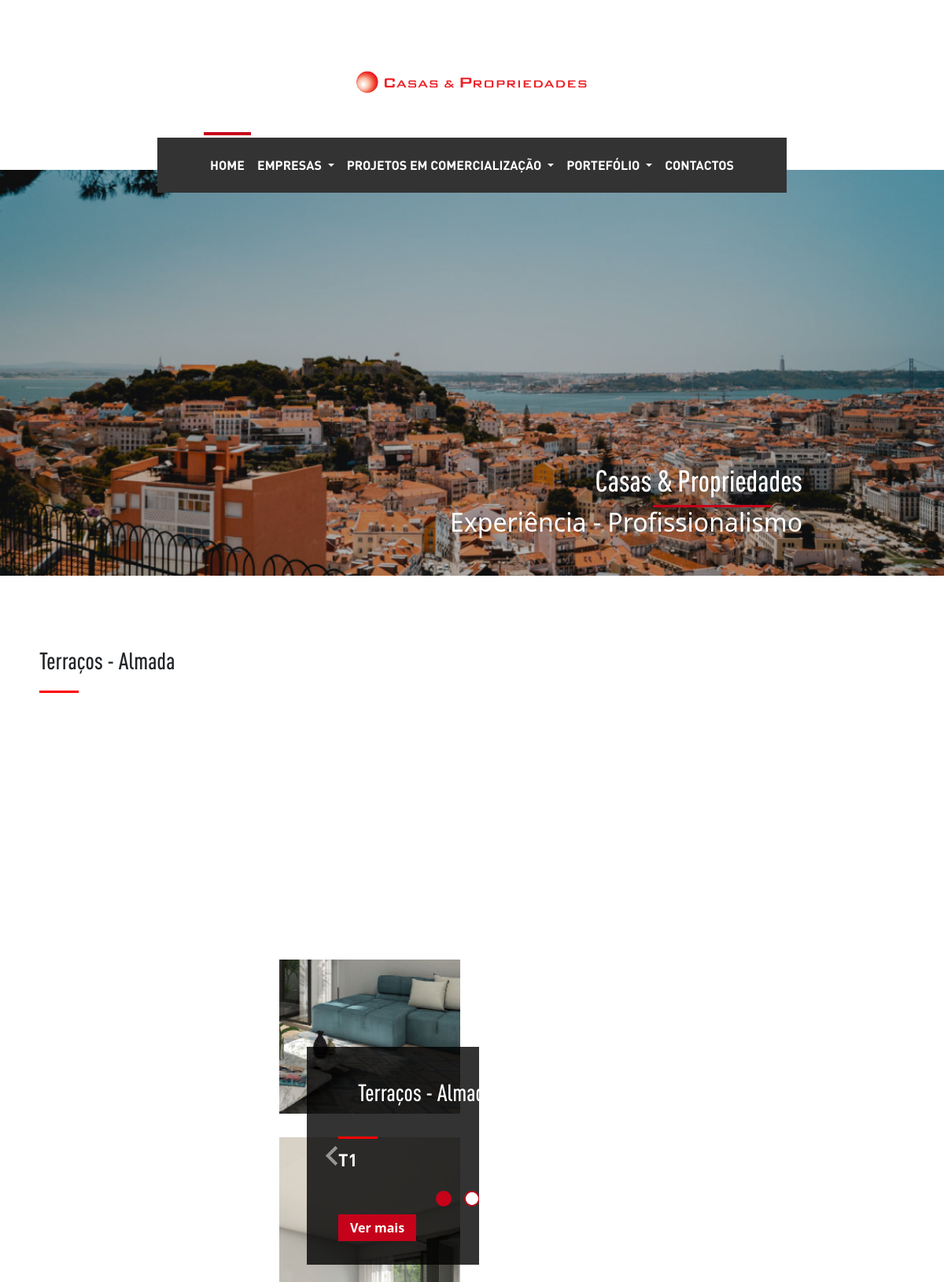
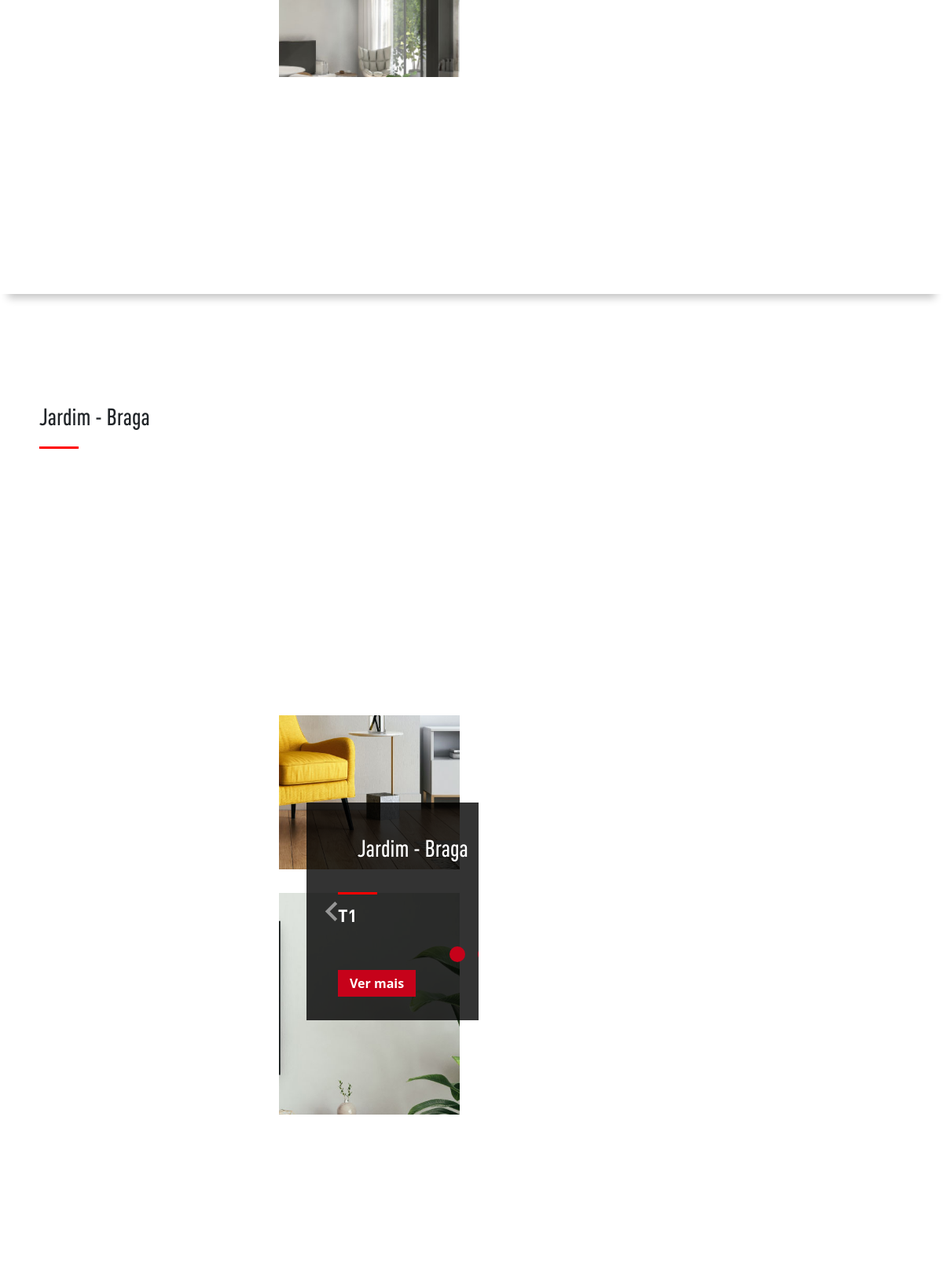
The page / (upper part) on the database its author committed (2 pictures, top to bottom).
### tables this page shows
CREATE TABLE `carrossel_header` (
  `id` int(11) NOT NULL,
  `titulo` varchar(100) NOT NULL,
  `subtitulo` text NOT NULL,
  `texto` varchar(100) NOT NULL,
  `posicao` int(11) NOT NULL,
  `ativo` tinyint(1) NOT NULL,
  `imagens` varchar(300) NOT NULL
);

CREATE TABLE `imovel` (
  `id` int(11) NOT NULL,
  `mostrar` tinyint(1) NOT NULL,
  `nome` varchar(500) NOT NULL,
  `tipologia` varchar(500) NOT NULL,
  `id_projeto` int(11) NOT NULL,
  `posicao` int(11) NOT NULL,
  `imagem` blob NOT NULL
);

CREATE TABLE `projetos_comercializacao` (
  `id` int(11) NOT NULL,
  `nome` varchar(100) NOT NULL,
  `subtitulo` varchar(200) NOT NULL,
  `conteudo` varchar(200) NOT NULL,
  `posicao` int(11) NOT NULL,
  `mostrar` tinyint(1) NOT NULL,
  `Acabamentos` text NOT NULL,
  `plantas` text NOT NULL
);

### index.php (called while the page is built)
<?php
$menu_atual = "home";
require "components/header.php";
require "views/index_view.php";
require "components/footer.php";
?>

### helpers/_base_dados_helper.php (called while the page is built, shortened)
<?php
$base_dados = [
  "host" => "localhost",
  "dbname" => "casas_e_prop_bd",
  "user" => "root",
  "pass" => "",
];
$pdo = new PDO("mysql:host=$base_dados[host];dbname=$base_dados[dbname];charset=utf8mb4;", $base_dados["user"], $base_dados["pass"]);
function select_sql($sql){
  global $pdo;
  $consulta = $pdo->query($sql);
  $resultado = $consulta->fetchAll(PDO::FETCH_ASSOC);
  return $resultado;
}
function select_sql_unico($sql){
  global $pdo;
  $consulta = $pdo->query($sql);
  $resultado = $consulta->fetch(PDO::FETCH_ASSOC);
  return $resultado;
}

### helpers/carrosel_helper.php (called while the page is built)
<?php
function get_carousel(){
  $resultado = select_sql("SELECT * FROM carrossel_header");
  return $resultado;
}

### helpers/imovel_helper.php (called while the page is built, shortened)
<?php
function get_todos_imoveis_home(){
  $resultado = select_sql("SELECT * FROM imovel WHERE mostrar=1");
  return $resultado;
}
?>

### helpers/projetos_helper.php (called while the page is built, shortened)
<?php
function get_projeto_especifico($id)
{
  $resultado = select_sql_unico("SELECT * FROM projetos_comercializacao WHERE id=$id LIMIT 1");
  return $resultado;
}

### views/index_view.php (the view, shortened to what this page needs)
<?php
$imoveis = get_todos_imoveis_home();
$projetos = [];
foreach ($imoveis as $p) {
  $projetos[$p["id_projeto"]][] = $p;
}
?>
<main class="container-fluid">
  <?php foreach (array_values($projetos) as $projIndex => $lista_imoveis): ?>
    <?php
    $pes = get_projeto_especifico($lista_imoveis[0]["id_projeto"]);
    $id_projeto = $lista_imoveis[0]["id_projeto"];
    $todas_imagens = [];
    foreach ($lista_imoveis as $p) {
      $imagens = json_decode($p["imagem"]);
      foreach ($imagens as $img) {
        $todas_imagens[] = [
          "src" => $img,
          "tipo" => $p["tipologia"],
        ];
      }
    }
    $total_paginas = ceil(count($todas_imagens) / 4);
    ?>
    <div class="row">
      <div class="col-11 px-0 m-auto">
        <div class="titulo-prédio">
          <h2><?= $pes["nome"] ?></h2>
          <div class="linha-vermelha"></div>
        </div>
      </div>
    </div>
    <div class="row">
      <div class="col-10 px-0 m-auto d-none d-md-block desktop">
        <div class="carousel">
          <div id="carousel-<?= $id_projeto ?>" class="carousel slide" data-bs-ride="carousel">
            <div class="carousel-inner text-center">
              <?php for ($j = 0; $j < $total_paginas; $j++): ?>
                <?php
                $slice = array_slice($todas_imagens, $j * 4, 4);
                $tipos_slide = array_unique(array_column($slice, "tipo"));
                $tipo_slide = implode(" | ", $tipos_slide);
                ?>
                <div class="carousel-item <?= ($j == 0) ? 'active' : '' ?>">
                  <div class="imagens-4">
                    <?php foreach ($slice as $foto): ?>
                      <img src="<?= $foto["src"] ?>" alt="Imagem" class="w-100">
                    <?php endforeach ?>
                  </div>
                  <div class="caixa-sobreposta">
                    <h3 class="titulo-caixa"><?= $pes["nome"] ?></h3>
                    <div class="linha-caixa"></div>
                    <p class="tipo-fogo"><?= $tipo_slide ?></p>
                    <div class="paginacao">
                      <button class="carousel-control-prev" type="button" data-bs-target="#carousel-<?= $id_projeto ?>" data-bs-slide="prev">
                        <img src="imagens - cópia/svg/seta-esquerda-branca.svg" alt="Anterior" class="seta-img">
                      </button>
                      <div class="carousel-indicators bolinha">
                        <?php for ($k = 0; $k < $total_paginas; $k++): ?>
                          <button type="button" data-bs-target="#carousel-<?= $id_projeto ?>" data-bs-slide-to="<?= $k ?>" class="<?= ($k == 0) ? 'active' : '' ?>"></button>
                        <?php endfor ?>
                      </div>
                      <button class="carousel-control-next" type="button" data-bs-target="#carousel-<?= $id_projeto ?>" data-bs-slide="next">
                        <img src="imagens - cópia/svg/seta-direita-branca.svg" alt="Seguinte" class="seta-img">
                      </button>
                    </div>
                    <a href="projetos.php?id=<?= $id_projeto ?>">
                      <button class="btn-vermais">Ver mais</button>
                    </a>
                  </div>
                </div>
              <?php endfor ?>
            </div>
          </div>
        </div>
      </div>
    </div>
    <?php if ($projIndex < count($projetos) - 1): ?>
      <div class="row sombra mt-2 mb-5"></div>
    <?php endif ?>
  <?php endforeach ?>
  <br><br>
</main>

### components/header.php (shortened to what this page needs)
<?php
$carrossel = get_carousel();
?>
<!DOCTYPE html>
<html lang="pt">
<head>
    <link href="https://cdn.jsdelivr.net/npm/bootstrap@5.3.7/dist/css/bootstrap.min.css" rel="stylesheet"
>
    <link rel="stylesheet" href="https://cdn.jsdelivr.net/npm/bootstrap-icons@1.13.1/font/bootstrap-icons.min.css">
    <link rel="stylesheet" href="public/fontes/fontes.css">
    <link rel="stylesheet" href="public/css/style.css">
</head>
<body>
    <header class="container-fluid">
        <div class="row my-3">
            <div class="col-12 px-0 text-center d-flex justify-content-center gap-3" id="inicio">
                <img class="logo" src="imagens - cópia/logo.svg">
            </div>
        </div>
        <div class="row d-none d-md-block" id="nav-header">
            <div class="col-8 px-0 m-auto">
                <nav class="navbar navbar-expand-md navbar-dark">
                    <div class="container-fluid justify-content-between">
                        <div class="collapse navbar-collapse" id="navbarSupportedContentDesktop">
                            <ul class="navbar-nav me-auto mb-2 mb-md-0 w-100 justify-content-center">
                                <li class="nav-item">
                                    <a class="nav-link <?= ($menu_atual == "home") ? "active" : "" ?>" href="index.php">
                                        HOME
                                        <span class="linha-vermelha-link"></span>
                                    </a>
                                </li>
                                <li class="nav-item dropdown">
                                    <a id="menu_empresas" class="nav-link dropdown-toggle <?= ($menu_atual == "empresas" || $menu_atual == "historial" || $menu_atual == "filosofia") ? "active" : "" ?>" href="#" data-bs-toggle="dropdown" data-dropdown="empresas">
                                        EMPRESAS
                                    </a>
                                </li>
                                <li class="nav-item dropdown">
                                    <a id="menu_projetos" class="nav-link dropdown-toggle <?= ($menu_atual == "projetos" || $menu_atual == "terraço_almada" || $menu_atual == "jardim_braga") ? "active" : "" ?>" href="#" data-bs-toggle="dropdown" data-dropdown="projetos">
                                        PROJETOS EM COMERCIALIZAÇÃO
                                    </a>
                                </li>
                                <li class="nav-item dropdown">
                                    <a id="menu_portefolio" class="nav-link dropdown-toggle <?= ($menu_atual == "portefolio" || $menu_atual == "portefolio_almada" || $menu_atual == "potefolio_sesimbra" || $menu_atual == "potefolio_braga" || $menu_atual == "potefolio_lisboa" || $menu_atual == "potefolio_porto") ? "active" : "" ?>" href="#" data-bs-toggle="dropdown" data-dropdown="portefolio">
                                        PORTEFÓLIO
                                    </a>
                                </li>
                                <li class="nav-item">
                                    <a class="nav-link <?= ($menu_atual == "contactos") ? "active" : "" ?>" href="contactos.php">
                                        CONTACTOS
                                    </a>
                                </li>
                            </ul>
                        </div>
                    </div>
                </nav>
            </div>
        </div>
        <div class="row">
            <div class="col-md-12 px-0">
                <div id="home" class="carousel slide" data-bs-ride="carousel">
                    <div class="carousel-inner">
                        <?php foreach ($carrossel as $i => $c): ?>
                            <div class="carousel-item <?= ($i == 0) ? 'active' : '' ?>">
                                <img src="<?= $c["imagens"] ?>" class="d-block w-100" alt="Banner <?= $i + 1 ?>">
                                <div class="carousel-caption text-end">
                                    <h1 class="titulo1"><?= $c["titulo"] ?></h1>
                                    <div class="linha-vermelha-titulo"></div>
                                    <h2 class="texto"><?= $c["texto"] ?></h2>
                                </div>
                            </div>
                        <?php endforeach ?>
                    </div>
                </div>
            </div>
        </div>
    </header>

### public/css/style.css (style rules this page uses)
html, body { margin: 0 auto; padding: 0; overflow-x: hidden; max-width: 1280px; min-width: 360px; }
.logo { width: 317px; height: 108px; display: flex; margin: auto; margin-top: 35px; }
#nav-header { margin-bottom: -29px; position: relative; z-index: 10; }
nav { background-color: #333333; height: 70px; margin-top: 10px; margin-left: auto; margin-right: auto; display: flex; font-family: Dinpro; font: size 18px uppercase; }
.navbar a { position: relative; color: white; text-decoration: none; }
.linha-vermelha-link { position: absolute; top: -22px; left: 0; height: 4px; width: 0%; background-color: #c6021a; }
.navbar a.active .linha-vermelha-link, .navbar a:hover .linha-vermelha-link { width: 100%; }
.titulo1 { font-family: Dinprocmedium; font-size: 38px; }
.linha-vermelha-titulo { width: 150px; height: 3px; background-color: #c6021a; margin: auto 650px; }
.titulo-prédio h2 { font-family: Dinprocmedium; font-size: 30px; margin-bottom: 20px; margin-top: 90px; text-align: left; }
h1 { font-family: 'Dinprocmedium'; }
.linha-vermelha { width: 50px; height: 3px; background-color: red; margin-bottom: 85px; }
.imagens-4 { top: 50%; bottom: 50%; display: grid; grid-template-columns: repeat(2, 1fr); gap: 30px; max-width: 950px; margin: 0 auto; }
.imagens-4 img { width: 460px; height: 450px; object-fit: cover; }
.caixa-sobreposta { position: absolute; width: 420px; background-color: rgba(0, 0, 0, 0.8); top: 365px; left: 50%; transform: translateX(-50%); color: white; padding: 30px 40px; display: flex; flex-direction: column; align-items: flex-start; gap: 10px; }
.titulo-caixa { font-family: Dinprocmedium; font-size: 30px; margin-left: 25px; margin-top: 10px; }
.linha-caixa { width: 50px; height: 3px; background-color: red; margin-top: 20px; }
.tipo-fogo { font-family: Dinprobold, Dinprocmedium; margin-bottom: 13px; font-size: 22px; }
.paginacao { display: flex; justify-content: center; align-items: center; gap: 12px; margin: 0 auto; }
.seta-img { width: 25px; height: 25px; }
.carousel-indicators.bolinha { position: static; display: flex; gap: 10px; margin: 0; padding: 0; }
.carousel-indicators.bolinha button { width: 20px !important; height: 20px !important; background-color: transparent !important; background-image: url("../../imagens - cópia/svg/bola-por-seleccionar.svg"); background-repeat: no-repeat; background-position: center; background-size: contain; border: none; opacity: 1 !important; }
.carousel-indicators.bolinha button.active { background-image: url("../../imagens - cópia/svg/bola-seleccionada.svg"); }
.btn-vermais { background-color: #c6021a; color: #fff; border: none; padding: 5px 15px; font-weight: bold; margin-top: 5px; margin: auto !important; }
.sombra { height: 100px; box-shadow: 0px 15px 10px -10px rgba(0, 0, 0, 0.234); }

### rows shown on the page
carrossel_header: imagens (picture), titulo "Casas & Propriedades", texto "Experiência - Profissionalismo"
imovel: projetos_comercializacao.nome "Terraços - Almada", tipo_slide "T1"
imovel: projetos_comercializacao.nome "Jardim - Braga", tipo_slide "T1"
